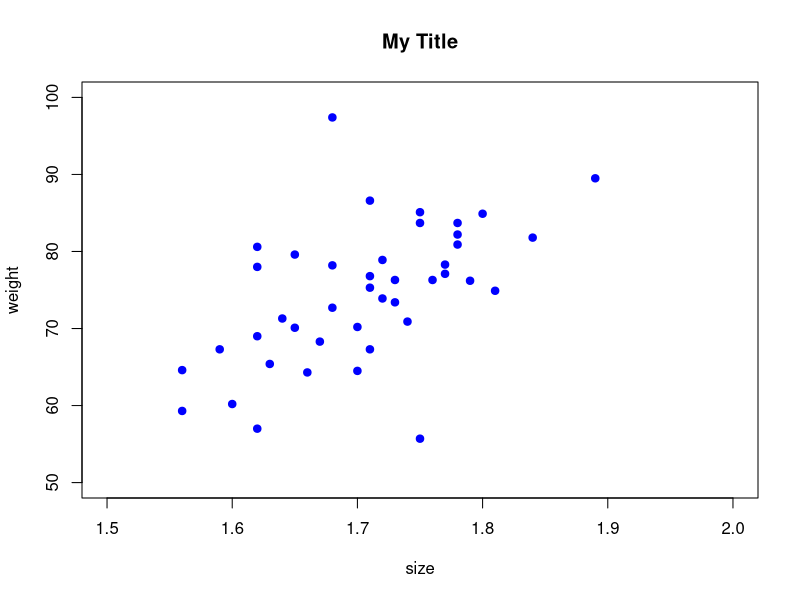

This figure's R source:

setwd("C:/Users/burdo/Desktop/Git/Uni/Einfuhrung KI")

data <- read.csv2("Data/Koerpergewicht.csv", header = TRUE, sep = ";", fill = TRUE, stringsAsFactors = TRUE)

#data

#summary(data)

#data[2,2]

#data[2,]

#data[,2]

#data[,"Alter"]

#gr <- data[,"Groesse"]

#sd(gr)

#hist(gr)

#mean(gr)

#print("normal print")
#print("normal print without quotes", quote = FALSE)
#writeLines("pretty print")

data <- read.csv2("Data/Koerpergewicht.csv", header = TRUE, sep = ";", fill = TRUE, stringsAsFactors = TRUE)

#summary(data)

#plot(data[, "Groesse"], data[, "Gewicht"]) # plot data

x <- data[, "Groesse"]
y <- data[, "Gewicht"]
plot(x, y,
  main="My Title",
  xlab="size",
  ylab="weight",
  xlim=c(1.5,2),
  ylim=c(50,100),
  col="blue",
  pch=19) # plot data with adjusted flags

myarr <- c(1, 2, 3, 4)
myarr